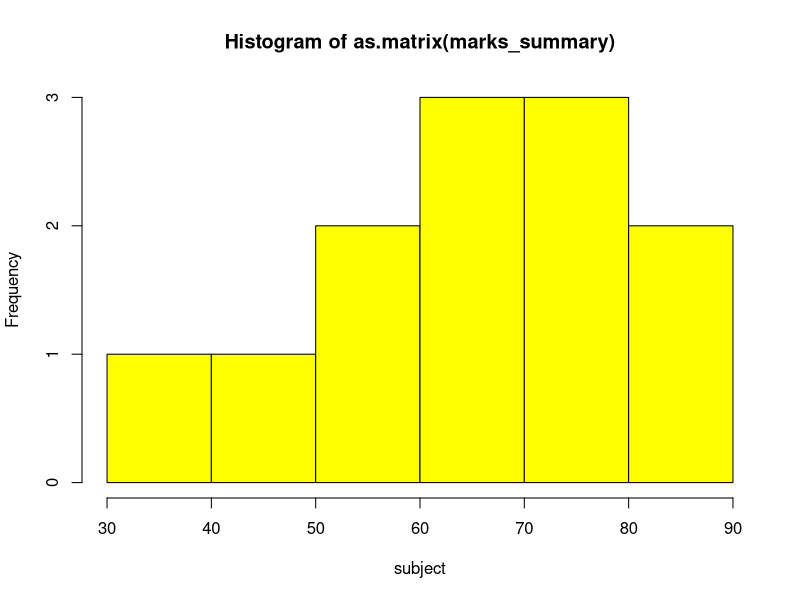

Here is the R script that generated this plot:
subject1 <- c(78,67,89,78)
subject2 <- c(56,78,45,89)
subject3 <- c(67,67,34,58)
marks_summary <- data.frame(subject1,subject2,subject3)
hist(as.matrix(marks_summary),xlab="subject",col="yellow")
